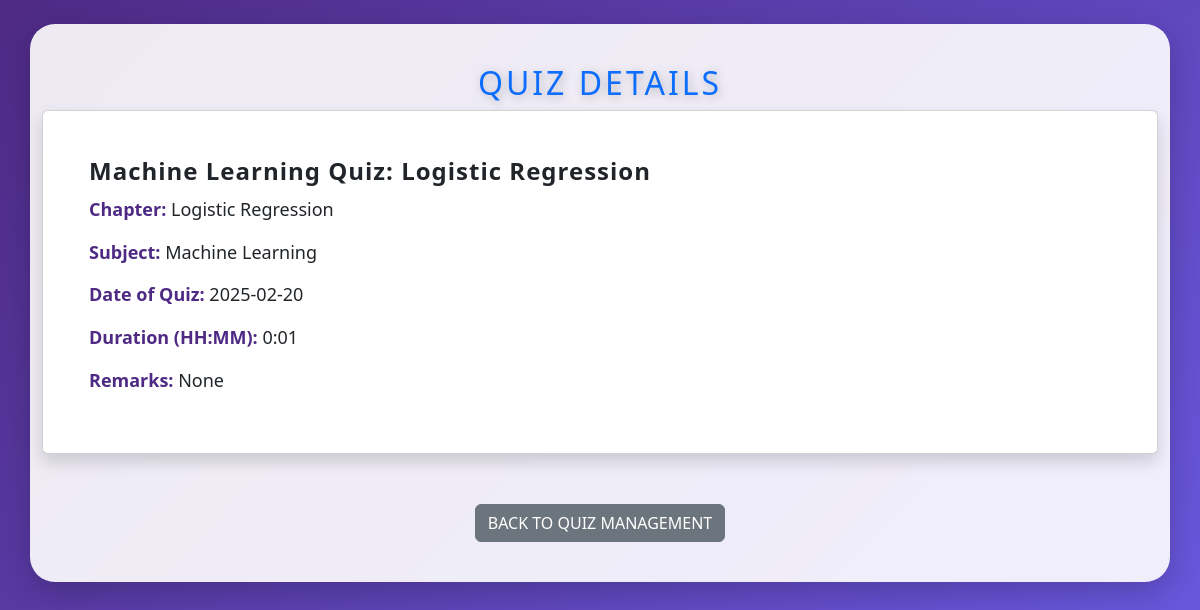
The page /quiz/1 on the database as committed earlier.
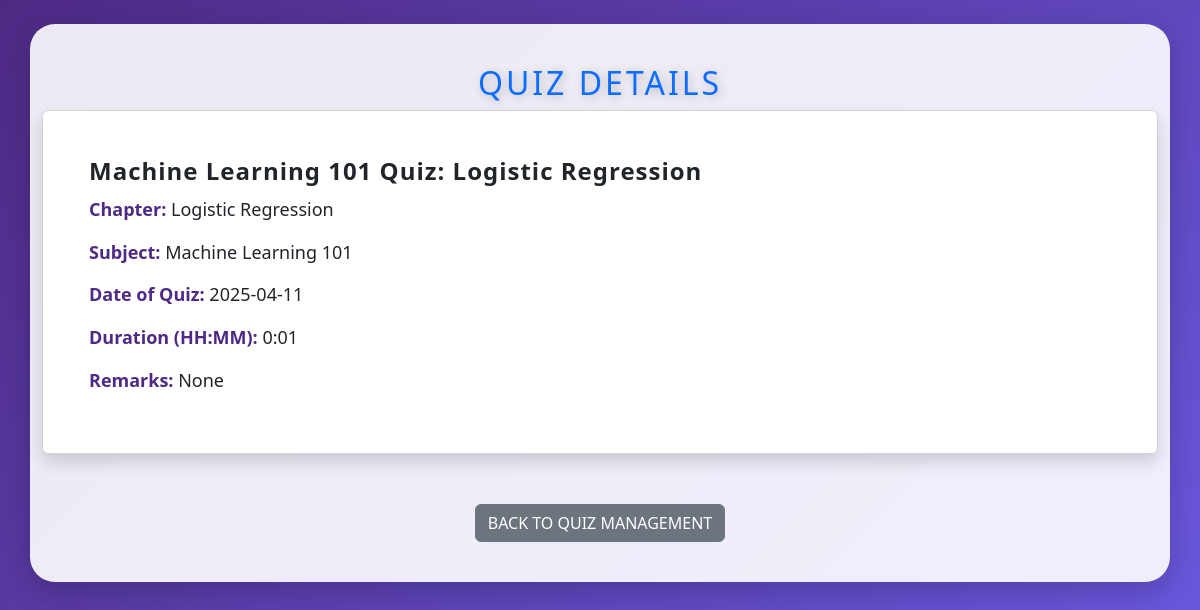
The same page on the database as committed later.
### models/models.py (models this page shows, shortened)
class Subject(db.Model):
    id=db.Column(db.Integer, primary_key=True)
    name=db.Column(db.String(100), unique=True, nullable=False)
    description=db.Column(db.Text)
    chapters=db.relationship('Chapter', backref='subject', lazy=True)

### app.py (the view)
@app.route('/quiz/<int:quiz_id>')
def quiz_details(quiz_id):
    quiz = db.session.query(
        Quiz.id,
        Quiz.date_of_quiz,
        Quiz.time_duration,
        Quiz.remarks,
        Chapter.name.label("chapter_name"),
        Subject.name.label("subject_name")
    ).join(Chapter, Quiz.chapter_id == Chapter.id) \
     .join(Subject, Chapter.subject_id == Subject.id) \
     .filter(Quiz.id == quiz_id) \
     .first()
    if not quiz:
        flash("Quiz not found!", "danger")
        return redirect(url_for('quiz_management'))
    return render_template('quiz_details.html', quiz=quiz)

### templates/quiz_details.html (shortened to what this page needs)
<!DOCTYPE html>
<html lang="en">
<head>
    <link rel="stylesheet" href="{{ url_for('static', filename='css/quiz_info.css') }}">
    <link href="https://cdn.jsdelivr.net/npm/bootstrap@5.3.0/dist/css/bootstrap.min.css" rel="stylesheet">
</head>
<body>
<div class="container mt-4">
    <h2 class="text-center text-primary">Quiz Details</h2>
    <div class="card shadow">
        <div class="card-body">
            <h4 class="card-title">{{ quiz.subject_name }} Quiz: {{ quiz.chapter_name }}</h4>
            <p><strong>Chapter:</strong> {{ quiz.chapter_name }}</p>
            <p><strong>Subject:</strong> {{ quiz.subject_name }}</p>
            <p><strong>Date of Quiz:</strong> {{ quiz.date_of_quiz }}</p>
            <p><strong>Duration (HH:MM):</strong> {{ quiz.time_duration }}</p>
            {% if quiz.remarks %}
                <p><strong>Remarks:</strong> {{ quiz.remarks }}</p>
            {% endif %}
        </div>
    </div>
    <div class="text-center mt-3">
        <a href="{{ url_for('quiz_management') }}" class="btn btn-secondary">Back to Quiz Management</a>
    </div>
</div>
</body>
</html>

Rows that differ between the two databases and show on the page:
changed Subject: subject_name "Machine Learning" → "Machine Learning 101"
Other text that changed with them:
{{ quiz.date_of_quiz }}: "2025-02-20" → "2025-04-11"
